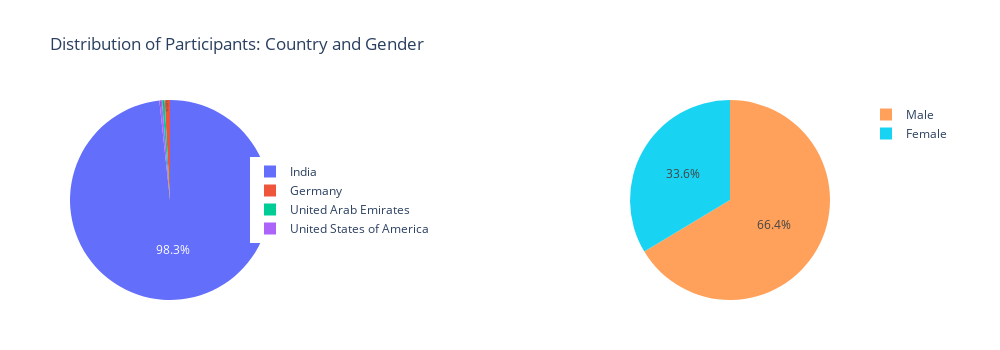

This figure's notebook cell:
### Markdown cell above
Question 1 : Participant's Current Country and Demographics

### Code cell
# Count frequencies for country and gender
country_counts = df['country'].value_counts().reset_index()
country_counts.columns = ['country', 'count']

gender_counts = df['gender'].value_counts().reset_index()
gender_counts.columns = ['gender', 'count']

# Create a subplot with 1 row and 2 columns
fig = make_subplots(
    rows=1, cols=2,
    specs=[[{'type': 'pie'}, {'type': 'pie'}]],  # Specify pie chart types
    subplot_titles=['Participants by Country', 'Participants by Gender'],
    horizontal_spacing=0.4  # Add spacing between subplots
)

# Add Country Pie Chart
fig.add_trace(
    go.Pie(
        labels=country_counts['country'],
        values=country_counts['count'],
        textinfo='percent',
        textposition='inside',
        name='Country',
        showlegend=True,  # Enable legend for this pie
        domain=dict(x=[0, 0.45], y=[0, 1])  # Reduce size by limiting domain
    ),
    row=1, col=1
)

# Add Gender Pie Chart
fig.add_trace(
    go.Pie(
        labels=gender_counts['gender'],
        values=gender_counts['count'],
        textinfo='percent',
        textposition='inside',
        name='Gender',
        showlegend=True,  # Enable legend for this pie
        domain=dict(x=[0.55, 1], y=[0, 1])  # Reduce size by limiting domain
    ),
    row=1, col=2
)

# Update layout for size and separate legends
fig.update_layout(
    title_text='Distribution of Participants: Country and Gender',
    width=1000,  # Half of 1400
    height=350,  # Half of 700
    legend=dict(
        title='',  # Legend title for the first pie
        yanchor="middle",
        y=0.5,
        xanchor="left",
        x=0.25  # Position near the country pie
    ),
    # Add a second legend for gender pie
    annotations=[
        dict(
            text='',  # Legend title for gender
            x=1.05, y=0.5,  # Position near the gender pie
            xref="paper", yref="paper",
            showarrow=False,
            font=dict(size=12)
        )
    ],
    margin=dict(t=100, b=50, l=50, r=150)  # Adjust margins
)

# Update traces to separate legends
fig.update_traces(
    legendgroup='country',  # Group country legend
    selector=dict(name='Country')
)
fig.update_traces(
    legendgroup='gender', legend='legend2',  # Separate gender legend
    selector=dict(name='Gender')
)

# Display the chart
fig.show()

# Print summaries
print("Participants' Country Distribution:")
for country, count in country_counts.itertuples(index=False):
    print(f"{country}: {count} participants ({(count / len(df)) * 100:.1f}%)")

print("\nParticipants' Gender Distribution:")
for gender, count in gender_counts.itertuples(index=False):
    print(f"{gender}: {count} participants ({(count / len(df)) * 100:.1f}%)")

### Figure 1 — Plotly figure (JSON) as saved in the notebook; plotly's stock layout.template omitted (floating-point values rounded to 4 significant figures)
{"data": [{"domain": {"x": [0, 0.3], "y": [0, 1]}, "labels": ["India", "Germany", "United Arab Emirates", "United States of America"], "legendgroup": "country", "name": "Country", "showlegend": true, "textinfo": "percent", "textposition": "inside", "type": "pie", "values": [231, 2, 1, 1]}, {"domain": {"x": [0.7, 1], "y": [0, 1]}, "labels": ["Male", "Female"], "legend": "legend2", "legendgroup": "gender", "name": "Gender", "showlegend": true, "textinfo": "percent", "textposition": "inside", "type": "pie", "values": [156, 79]}], "layout": {"annotations": [{"font": {"size": 12}, "showarrow": false, "text": "", "x": 1.05, "xanchor": "center", "xref": "paper", "y": 0.5, "yanchor": "bottom", "yref": "paper"}, {"font": {"size": 12}, "showarrow": false, "text": "", "x": 1.05, "xanchor": "center", "xref": "paper", "y": 0.5, "yanchor": "bottom", "yref": "paper"}], "height": 350, "legend": {"title": {"text": ""}, "x": 0.25, "xanchor": "left", "y": 0.5, "yanchor": "middle"}, "margin": {"b": 50, "l": 50, "r": 150, "t": 100}, "title": {"text": "Distribution of Participants: Country and Gender"}, "width": 1000}}
